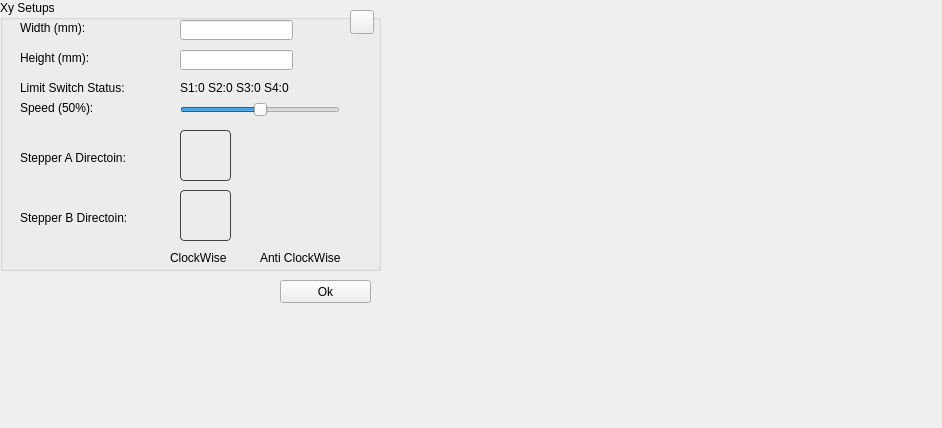
<?xml version="1.0" encoding="UTF-8"?>
<ui version="4.0">
 <class>XYsetup</class>
 <widget class="QWidget" name="XYsetup">
  <property name="geometry">
   <rect>
    <x>0</x>
    <y>0</y>
    <width>942</width>
    <height>428</height>
   </rect>
  </property>
  <property name="windowTitle">
   <string>Form</string>
  </property>
  <widget class="QLabel" name="label_9">
   <property name="geometry">
    <rect>
     <x>390</x>
     <y>0</y>
     <width>571</width>
     <height>431</height>
    </rect>
   </property>
   <property name="text">
    <string/>
   </property>
   <property name="pixmap">
    <pixmap resource="images.qrc">:/images/xy_setup.png</pixmap>
   </property>
  </widget>
  <widget class="QGroupBox" name="groupBox">
   <property name="geometry">
    <rect>
     <x>0</x>
     <y>0</y>
     <width>381</width>
     <height>271</height>
    </rect>
   </property>
   <property name="title">
    <string>Xy Setups</string>
   </property>
   <widget class="QLabel" name="label">
    <property name="geometry">
     <rect>
      <x>20</x>
      <y>20</y>
      <width>151</width>
      <height>16</height>
     </rect>
    </property>
    <property name="text">
     <string>Width (mm):</string>
    </property>
   </widget>
   <widget class="QLabel" name="label_2">
    <property name="geometry">
     <rect>
      <x>20</x>
      <y>50</y>
      <width>151</width>
      <height>16</height>
     </rect>
    </property>
    <property name="text">
     <string>Height (mm):</string>
    </property>
   </widget>
   <widget class="QLineEdit" name="lineWidth">
    <property name="geometry">
     <rect>
      <x>180</x>
      <y>20</y>
      <width>113</width>
      <height>20</height>
     </rect>
    </property>
   </widget>
   <widget class="QLineEdit" name="lineHeight">
    <property name="geometry">
     <rect>
      <x>180</x>
      <y>50</y>
      <width>113</width>
      <height>20</height>
     </rect>
    </property>
   </widget>
   <widget class="QLabel" name="label_3">
    <property name="geometry">
     <rect>
      <x>20</x>
      <y>150</y>
      <width>131</width>
      <height>16</height>
     </rect>
    </property>
    <property name="text">
     <string>Stepper A Directoin:</string>
    </property>
   </widget>
   <widget class="QLabel" name="label_4">
    <property name="geometry">
     <rect>
      <x>20</x>
      <y>210</y>
      <width>131</width>
      <height>16</height>
     </rect>
    </property>
    <property name="text">
     <string>Stepper B Directoin:</string>
    </property>
   </widget>
   <widget class="QLabel" name="motoA_CK">
    <property name="geometry">
     <rect>
      <x>180</x>
      <y>130</y>
      <width>51</width>
      <height>51</height>
     </rect>
    </property>
    <property name="styleSheet">
     <string notr="true">     border: 1px solid rgb(67,67,67);
     border-radius: 4px;</string>
    </property>
    <property name="pixmap">
     <pixmap resource="images.qrc">:/images/stepping_motor-clockwise.png</pixmap>
    </property>
   </widget>
   <widget class="QLabel" name="motoB_CK">
    <property name="geometry">
     <rect>
      <x>180</x>
      <y>190</y>
      <width>51</width>
      <height>51</height>
     </rect>
    </property>
    <property name="styleSheet">
     <string notr="true">     border: 1px solid rgb(67,67,67);
     border-radius: 4px;</string>
    </property>
    <property name="pixmap">
     <pixmap resource="images.qrc">:/images/stepping_motor-clockwise.png</pixmap>
    </property>
   </widget>
   <widget class="QLabel" name="motoA_CCK">
    <property name="geometry">
     <rect>
      <x>270</x>
      <y>130</y>
      <width>51</width>
      <height>51</height>
     </rect>
    </property>
    <property name="pixmap">
     <pixmap resource="images.qrc">:/images/stepping_motor-anticlockwise.png</pixmap>
    </property>
   </widget>
   <widget class="QLabel" name="motoB_CCK">
    <property name="geometry">
     <rect>
      <x>270</x>
      <y>190</y>
      <width>51</width>
      <height>51</height>
     </rect>
    </property>
    <property name="pixmap">
     <pixmap resource="images.qrc">:/images/stepping_motor-anticlockwise.png</pixmap>
    </property>
   </widget>
   <widget class="QPushButton" name="pushButton">
    <property name="geometry">
     <rect>
      <x>350</x>
      <y>10</y>
      <width>24</width>
      <height>24</height>
     </rect>
    </property>
    <property name="styleSheet">
     <string notr="true"> QPushButton {
	border-image: url(:/images/help-icon.png) 0;
 }

 QPushButton:hover {
	border-image: url(:/images/help-icon-hover.png) 0;
 }

 QPushButton:pressed  {
	border-image: url(:/images/help-icon-click.png) 0;
 }
</string>
    </property>
    <property name="text">
     <string/>
    </property>
   </widget>
   <widget class="QLabel" name="label_5">
    <property name="geometry">
     <rect>
      <x>170</x>
      <y>250</y>
      <width>71</width>
      <height>16</height>
     </rect>
    </property>
    <property name="text">
     <string>ClockWise</string>
    </property>
   </widget>
   <widget class="QLabel" name="label_6">
    <property name="geometry">
     <rect>
      <x>260</x>
      <y>250</y>
      <width>91</width>
      <height>16</height>
     </rect>
    </property>
    <property name="text">
     <string>Anti ClockWise</string>
    </property>
   </widget>
   <widget class="QLabel" name="label_7">
    <property name="geometry">
     <rect>
      <x>20</x>
      <y>80</y>
      <width>121</width>
      <height>16</height>
     </rect>
    </property>
    <property name="text">
     <string>Limit Switch Status:</string>
    </property>
   </widget>
   <widget class="QLabel" name="label_8">
    <property name="geometry">
     <rect>
      <x>180</x>
      <y>80</y>
      <width>181</width>
      <height>16</height>
     </rect>
    </property>
    <property name="text">
     <string>S1:0 S2:0 S3:0 S4:0 </string>
    </property>
   </widget>
   <widget class="QSlider" name="slidSpeed">
    <property name="geometry">
     <rect>
      <x>180</x>
      <y>100</y>
      <width>160</width>
      <height>19</height>
     </rect>
    </property>
    <property name="value">
     <number>50</number>
    </property>
    <property name="orientation">
     <enum>Qt::Horizontal</enum>
    </property>
   </widget>
   <widget class="QLabel" name="labelSpeed">
    <property name="geometry">
     <rect>
      <x>20</x>
      <y>100</y>
      <width>131</width>
      <height>16</height>
     </rect>
    </property>
    <property name="text">
     <string>Speed (50%):</string>
    </property>
   </widget>
  </widget>
  <widget class="QPushButton" name="btnOk">
   <property name="geometry">
    <rect>
     <x>280</x>
     <y>280</y>
     <width>91</width>
     <height>23</height>
    </rect>
   </property>
   <property name="text">
    <string>Ok</string>
   </property>
  </widget>
 </widget>
 <resources>
  <include location="images.qrc"/>
 </resources>
 <connections/>
</ui>
